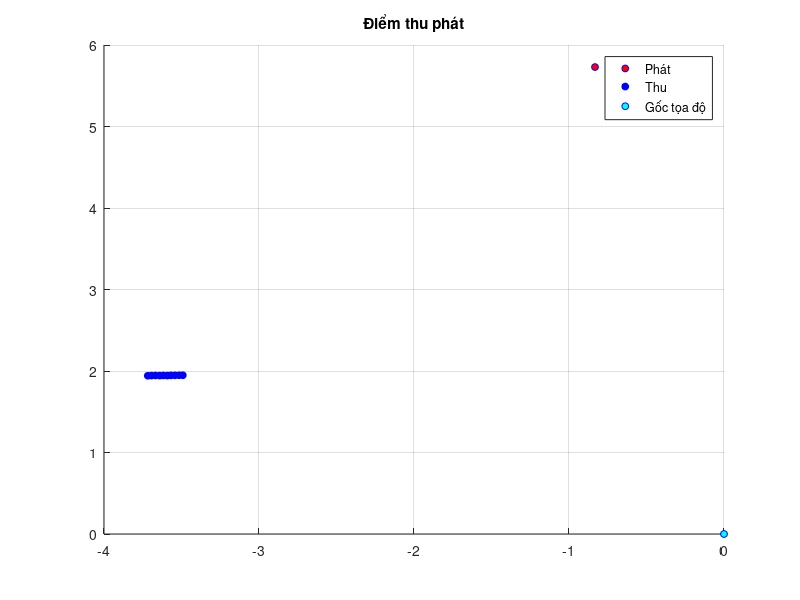

Source code (MATLAB):
clc;clear;load('IR_12.mat');load('VA.mat');load('pos.mat');
hold on;
title('Điểm thu phát');
grid('on');
VAtmp = used_VAs{1,1}(:,1);
VAtmp(1,1) = -used_VAs{1,1}(1,1);
plot(VAtmp(1,1), used_VAs{1,1}(2,1), 'bo', 'MarkerSize', 5, 'MarkerFaceColor','r');
plot(pos_centers(1, 11:20), pos_centers(2, 11:20), 'bo', 'MarkerSize', 5, 'MarkerFaceColor','b');
plot(0, 0, 'bo', 'MarkerSize', 5, 'MarkerFaceColor','c');
legend('Phát','Thu', 'Gốc tọa độ');
%% Tính toán khoảng cách
x_tx =VAtmp(1,1);
y_tx =used_VAs{1,1}(2,1);
x_rx =pos_centers(1, 11:20);
y_rx =pos_centers(2, 11:20);

d = flip(sqrt((x_tx-x_rx).^2 + (y_tx - y_rx).^2));

disp('-----Khoảng cách từ Tx đến 10 Rx-----');
for i = 1:10
    fprintf('r_%d = %f cm\n', i, 100*d(i));
end
disp('-----Khoảng cách giữa Rx liền kề-----');
for i = 1:9
    d_lk(i) = flip(sqrt((x_rx(i)-x_rx(i+1)).^2 + (y_rx(i) - y_rx(i+1)).^2));
    fprintf('rx_%d và rx_%d = %f cm\n', i, i+1, 100*d_lk(i));
end
disp('-----Chênh lệch khoảng cách từ 2 anten thu liên tiếp đến anten phát-----')
for i = 1:9
    delta_r(i) = d(i+1) - d(i);
    fprintf('r_%d - r_%d = %f cm\n', i+1, i, 100*delta_r(i));
end
disp('-----------Góc----------')
phi = acos(delta_r ./ d_lk);
for i = 1:9
    fprintf('phi_%d = %f rad (%f độ)\n', i+1, phi(i), phi(i)*180/pi);
end